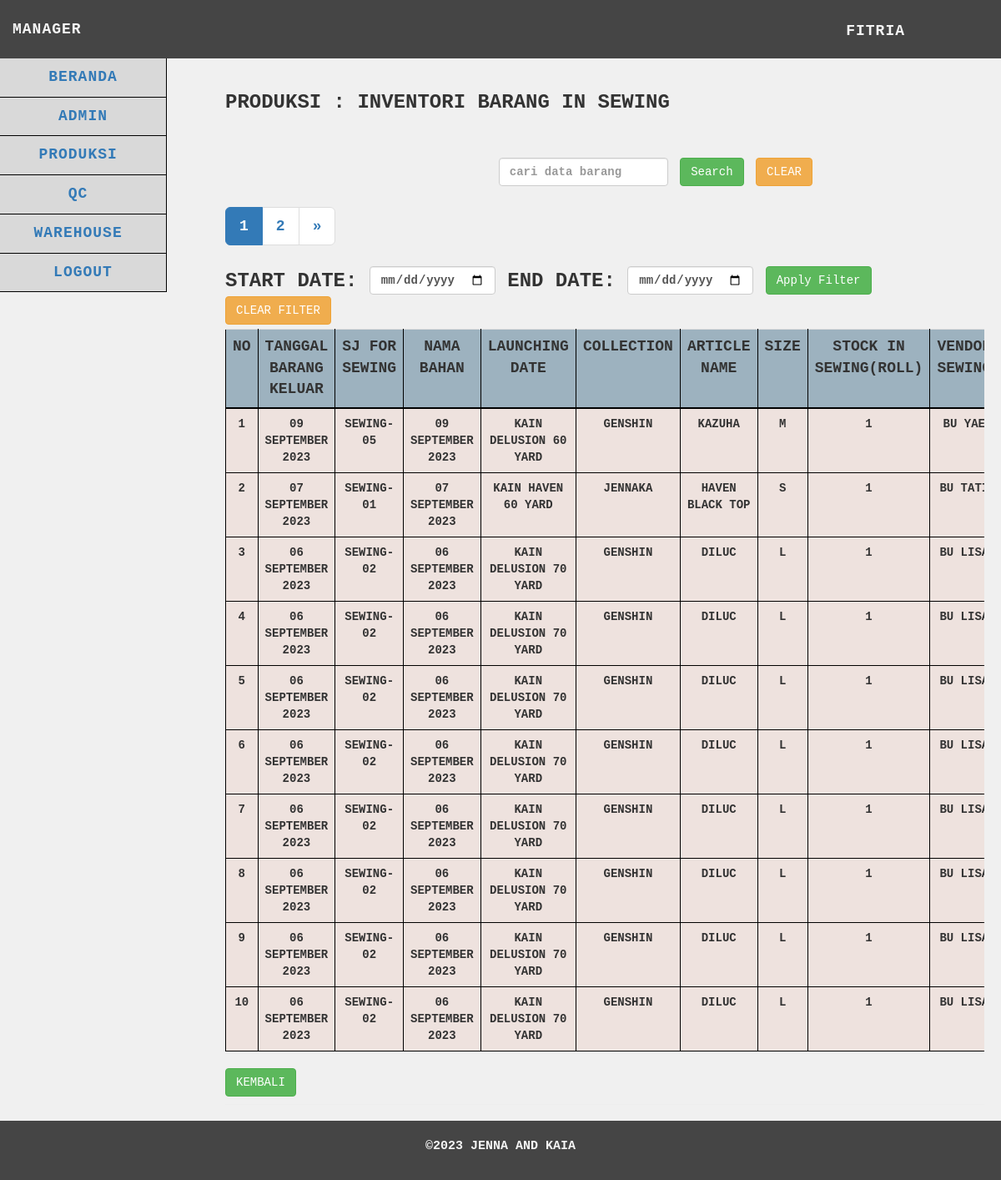
The app's page /manager/produksi/baranginsewing/baranginsewing.php (signed in), older data.
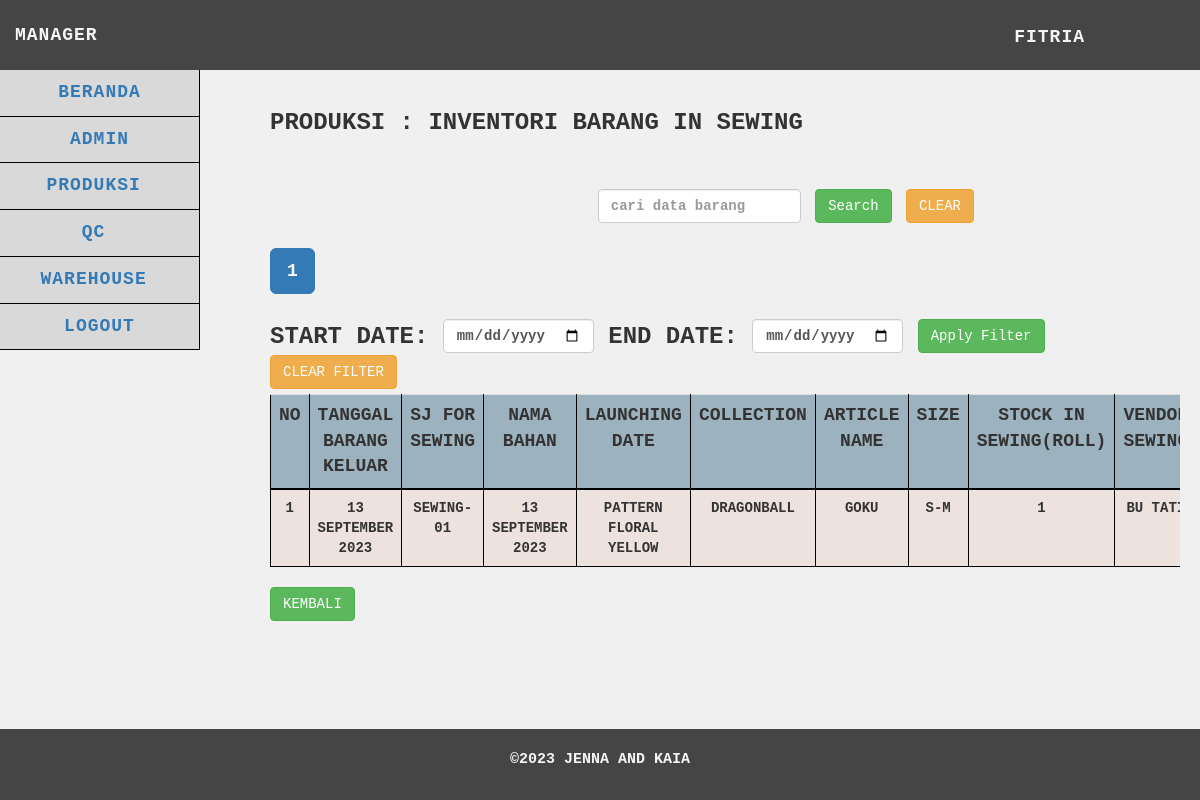
The same page, newer data.
### tables this page shows
CREATE TABLE `admin_manager` (
  `id` int(25) NOT NULL,
  `username` varchar(255) NOT NULL,
  `password` varchar(255) NOT NULL,
  `nama` varchar(255) NOT NULL,
  `telepon` varchar(255) NOT NULL,
  `foto` varchar(255) NOT NULL
);

CREATE TABLE `baranginsewing` (
  `idbarang_insewing` int(25) NOT NULL,
  `tgl_brg_keluar` date NOT NULL,
  `sj_for_vendor` varchar(255) NOT NULL,
  `nama` varchar(255) NOT NULL,
  `launching_date` date NOT NULL,
  `collection` varchar(255) NOT NULL,
  `article_name` varchar(255) NOT NULL,
  `size` varchar(15) NOT NULL,
  `inyard` int(255) NOT NULL,
  `stock_insewing` int(255) NOT NULL,
  `stock_hasilsewing` int(255) NOT NULL,
  `vendor_sewing` varchar(255) NOT NULL,
  `tgl_brg_masuk` date DEFAULT NULL,
  `sj_from_vendor` varchar(255) NOT NULL,
  `status` varchar(255) NOT NULL,
  `idbarang_baku` int(25) NOT NULL
);

### manager/produksi/baranginsewing/functions.php (called while the page is built, shortened)
<?php
$db = mysqli_connect("localhost", "root", "", "gudangjenna");
function query($query)
{
    global $db;
    $result = mysqli_query($db, $query);
    $rows = [];
    while ($row = mysqli_fetch_assoc($result)) {
        $rows[] = $row;
    }
    return $rows;
}
function getNama($username)
{
    global $db;
    $query = "SELECT nama FROM admin_manager WHERE username = '$username'";
    $result = mysqli_query($db, $query);
    if ($result && mysqli_num_rows($result) > 0) {
        $user = mysqli_fetch_assoc($result);
        return $user['nama'];
    } else {
        return "Nama Tidak Ditemukan";
    }
}
function formatDate($dateString)
{
    $timestamp = strtotime($dateString);
    return date('d F Y', $timestamp);
}

### manager/produksi/baranginsewing/baranginsewing.php (the view, shortened to what this page needs)
<?php
require 'functions.php';
$baranginsewing = query("SELECT * FROM baranginsewing");
$limit = 10;
$page = isset($_GET['page']) ? $_GET['page'] : 1;
$start = ($page - 1) * $limit;
$start_date = isset($_GET['start_date']) ? $_GET['start_date'] : '';
$end_date = isset($_GET['end_date']) ? $_GET['end_date'] : '';
$date_filter = '';
$search = isset($_GET['search']) ? $_GET['search'] : '';
$search_filter = '';
$query = "SELECT * FROM baranginsewing $date_filter $search_filter ORDER BY idbarang_insewing DESC LIMIT $start, $limit";
$baranginsewing = query($query);
$totalRecordsSearchDateFilter = count(query("SELECT * FROM baranginsewing $date_filter $search_filter"));
$totalPagesSearchDateFilter = ceil($totalRecordsSearchDateFilter / $limit);
?>
<!DOCTYPE html>
<html>
<head>
    <link href="../../../vendor/css/bootstrap/bootstrap.min.css" rel="stylesheet">
    <link href="../../../vendor/css/bootstrap/bootstrap.css" rel="stylesheet">
    <link href="../../../vendor/font-awesome/css/font-awesome.min.css" rel="stylesheet" type="text/css">
    <link href="../../../css/tabelmanager.css" rel="stylesheet">
</head>
<body>
    <nav class="navbar navbar-default navbar-static-top" role="navigation" style="margin-bottom: 0">
        <div class="navbar-header">
            <a class="navbar-brand">MANAGER</a>
        </div>
        <ul class="nav navbar-top-links navbar-right">
            <li class="dropdown">
                <a class="dropdown-toggle" data-toggle="dropdown"
                    href="../../logout.php"><?php echo getNama($_SESSION['usernamemg']); ?></i>
                </a>
            </li>
        </ul>
        <div class="navbar-default sidebar" role="navigation">
            <div class="sidebar-nav navbar-collapse">
                <ul class="nav" id="side-menu">
                    <li>
                        <a href="../../beranda.php">
                            BERANDA
                        </a>
                    </li>
                    <li>
                        <a href="../../admin/admin.php">
                            ADMIN
                        </a>
                    </li>
                    <li>
                        <a>
                            PRODUKSI <span class="fa arrow"></span>
                        </a>
                    </li>
                    <li>
                        <a>
                            QC <span class="fa arrow"></span>
                        </a>
                    </li>
                    <li>
                        <a>
                            WAREHOUSE <span class="fa arrow"></span>
                        </a>
                    </li>
                    <li>
                        <a href="../../logout.php" onclick="return confirm('yakin ingin logout?')">
                            Logout
                        </a>
                    </li>
                </ul>
            </div>
        </div>
    </nav>
    <div class="content">
        <div class="container-fluid">
            <h1 class="page-header">PRODUKSI : Inventori Barang In Sewing
                <br><br><br>
                <div class="row">
                    <div class="col-md-4">
                    </div>
                    <div class="col-md-6">
                        <form action="" method="GET" class="form-inline">
                            <input type="text" class="form-control mx-2" id="search" name="search"
                                value="<?php echo $_GET['search'] ?? ''; ?>" placeholder="cari data barang">
                            <button type="submit" class="btn btn-success">Search</button>
                            <a href="baranginsewing.php" class="btn btn-warning mx-2">Clear</a>
                        </form>
                    </div>
                </div>
                <div class="row" style="margin-top: 5px;">
                    <div class="col-md-6">
                        <div class="button-group" style="display: flex; align-items: center;">
                            <div class="pagination-container">
                                <ul class="pagination pagination-lg">
                                    <?php
                                    $startPage = max(1, $page - 1);
                                    $endPage = min($totalPagesSearchDateFilter, $startPage + 4);
                                        for ($p = $startPage; $p <= $endPage; $p++) :
                                     ?>
                                    <li class="<?php if ($p == $page) echo 'active'; ?>">
                                        <a
                                            href="?page=<?php echo $p; ?>&start_date=<?php echo $start_date; ?>&end_date=<?php echo $end_date; ?>&search=<?php echo $search; ?>">
                                            <?php echo $p; ?>
                                        </a>
                                    </li>
                                    <?php endfor; ?>
                                    <?php if ($page < $totalPagesSearchDateFilter) : ?>
                                    <li>
                                        <a href="?page=<?php echo ($page + 1); ?>&start_date=<?php echo $start_date; ?>&end_date=<?php echo $end_date; ?>&search=<?php echo $search; ?>"
                                            aria-label="Next">
                                            <span aria-hidden="true">&raquo;</span>
                                        </a>
                                    </li>
                                    <?php endif; ?>
                                </ul>
                            </div>
                        </div>
                    </div>
                </div>
                <div class="row" style="margin-top: 5px; margin-bottom: 5px">
                    <div class="col-md-12">
                        <form action="" method="GET" class="form-inline">
                            <label for="start_date">Start Date:</label>
                            <input type="date" class="form-control mx-2" id="start_date" name="start_date"
                                value="<?php echo $_GET['start_date'] ?? ''; ?>">
                            <label for="end_date">End Date:</label>
                            <input type="date" class="form-control mx-2" id="end_date" name="end_date"
                                value="<?php echo $_GET['end_date'] ?? ''; ?>">
                            <button type="submit" class="btn btn-success">Apply Filter</button>
                            <a href="baranginsewing.php" class="btn btn-warning mx-2">Clear Filter</a>
                        </form>
                    </div>
                </div>
                <div class="table-responsive">
                    <table id="data-table" class="table table-hover">
                        <tr>
                            <th scope="col">No</th>
                            <th scope="col">Tanggal Barang Keluar</th>
                            <th scope="col">SJ For Sewing</th>
                            <th scope="col">Nama Bahan</th>
                            <th scope="col">Launching Date</th>
                            <th scope="col">Collection</th>
                            <th scope="col">Article Name</th>
                            <th scope="col">Size</th>
                            <th scope="col">Stock In Sewing(ROLL)</th>
                            <th scope="col">Vendor Sewing</th>
                        </tr>
                        <?php $i = $start + 1; ?>
                        <?php foreach ($baranginsewing as $row) : ?>
                        <tr class="data-row">
                            <td><?= $i; ?></td>
                            <td><?= formatDate($row["tgl_brg_keluar"]); ?></td>
                            <td><?= $row["sj_for_vendor"]; ?></td>
                            <td><?= formatDate($row["launching_date"]); ?></td>
                            <td><?= $row["nama"]; ?></td>
                            <td><?= $row["collection"]; ?></td>
                            <td><?= $row["article_name"]; ?></td>
                            <td><?= $row["size"]; ?></td>
                            <td><?= $row["stock_insewing"]; ?></td>
                            <td><?= $row["vendor_sewing"]; ?></td>
                        </tr>
                        <?php $i++; ?>
                        <?php endforeach; ?>
                    </table>
                </div>
                <div>
                    <a href="../../beranda.php" class="btn btn-success">Kembali</a>
                </div>
        </div>
    </div>
    <footer>
        <p>©2023 Jenna and Kaia</p>
    </footer>
</body>
</html>

### css/tabelmanager.css (style rules this page uses)
body { font-family: 'Courier New', Courier, monospace; text-transform: uppercase; margin: 0; padding: 0; background-color: #F0F0F0; display: flex; flex-direction: column; min-height: 100vh; }
p { font-size: 15px; }
h1 { text-transform: uppercase; font-weight: 500; }
.page-header { font-weight: bold; font-size: 24px; }
.navbar { background-color: #454545; font-size: large; letter-spacing: 1px; font-weight: 700; font-family: 'Courier New', Courier, monospace; text-transform: uppercase; border: none; height: 70px; position: fixed; top: 0; width: 100%; z-index: 99; }
.navbar-header .navbar-brand { color: whitesmoke; margin-top: 10px; }
.dropdown { background-color: #454545; width: 100%; }
.dropdown-toggle { color: whitesmoke; margin-top: 10px; }
.navbar-top-links { margin-right: 0; }
.navbar-top-links li { display: inline-block; }
.navbar-top-links li:last-child { margin-right: 100px; }
.navbar-top-links li a { padding: 15px; min-height: 50px; }
.sidebar { background-color: #D9D9D9; text-align: center; }
.sidebar .sidebar-nav.navbar-collapse { padding-left: 0; padding-right: 0; }
.sidebar ul li { border-bottom: 1px solid black; border-right: 1px solid black; }
@media (min-width: 768px) { .sidebar { z-index: 1; position: absolute; width: 200px; margin-top: 70px; } }
@media (min-width: 768px) { .navbar-top-links { margin-left: auto; } }
.content { padding-top: 50px; padding-bottom: 50px; flex: 1; }
.container-fluid { padding: 20px; }
.table { border-collapse: collapse; width: 100%; }
.table th { background-color: #9DB2BF; border: 1px solid black; text-align: center; border-bottom: 2px solid black; font-size: 18px; }
.table td { background-color: #EEE2DE; border: 1px solid black; text-align: center; font-size: 14px; }
@media (min-width: 768px) { .content { margin-left: 250px; } }
footer { text-transform: uppercase; padding: 20px; color: whitesmoke; background-color: #454545; text-align: center; font-weight: bold; position: fixed; bottom: 0; left: 0; width: 100%; }
footer p { text-align: center; }
.pagination-container { display: flex; justify-content: center; align-items: center; }

Row changes from the older to the newer data that the page shows:
removed baranginsewing: tgl_brg_keluar "09 SEPTEMBER 2023", sj_for_vendor "SEWING-05", launching_date "09 SEPTEMBER 2023", nama "KAIN DELUSION 60 YARD", collection "GENSHIN", article_name "KAZUHA", size "M", stock_insewing "1", vendor_sewing "BU YAE"
removed baranginsewing: tgl_brg_keluar "07 SEPTEMBER 2023", sj_for_vendor "SEWING-01", launching_date "07 SEPTEMBER 2023", nama "KAIN HAVEN 60 YARD", collection "JENNAKA", article_name "HAVEN BLACK TOP", size "S", stock_insewing "1", vendor_sewing "BU…"
removed baranginsewing: tgl_brg_keluar "06 SEPTEMBER 2023", sj_for_vendor "SEWING-02", launching_date "06 SEPTEMBER 2023", nama "KAIN DELUSION 70 YARD", collection "GENSHIN", article_name "DILUC", size "L", stock_insewing "1", vendor_sewing "BU…"
removed baranginsewing: tgl_brg_keluar "06 SEPTEMBER 2023", sj_for_vendor "SEWING-02", launching_date "06 SEPTEMBER 2023", nama "KAIN DELUSION 70 YARD", collection "GENSHIN", article_name "DILUC", size "L", stock_insewing "1", vendor_sewing "BU…"
removed baranginsewing: tgl_brg_keluar "06 SEPTEMBER 2023", sj_for_vendor "SEWING-02", launching_date "06 SEPTEMBER 2023", nama "KAIN DELUSION 70 YARD", collection "GENSHIN", article_name "DILUC", size "L", stock_insewing "1", vendor_sewing "BU…"
removed baranginsewing: tgl_brg_keluar "06 SEPTEMBER 2023", sj_for_vendor "SEWING-02", launching_date "06 SEPTEMBER 2023", nama "KAIN DELUSION 70 YARD", collection "GENSHIN", article_name "DILUC", size "L", stock_insewing "1", vendor_sewing "BU…"
removed baranginsewing: tgl_brg_keluar "06 SEPTEMBER 2023", sj_for_vendor "SEWING-02", launching_date "06 SEPTEMBER 2023", nama "KAIN DELUSION 70 YARD", collection "GENSHIN", article_name "DILUC", size "L", stock_insewing "1", vendor_sewing "BU…"
removed baranginsewing: tgl_brg_keluar "06 SEPTEMBER 2023", sj_for_vendor "SEWING-02", launching_date "06 SEPTEMBER 2023", nama "KAIN DELUSION 70 YARD", collection "GENSHIN", article_name "DILUC", size "L", stock_insewing "1", vendor_sewing "BU…"
removed baranginsewing: tgl_brg_keluar "06 SEPTEMBER 2023", sj_for_vendor "SEWING-02", launching_date "06 SEPTEMBER 2023", nama "KAIN DELUSION 70 YARD", collection "GENSHIN", article_name "DILUC", size "L", stock_insewing "1", vendor_sewing "BU…"
removed baranginsewing: tgl_brg_keluar "06 SEPTEMBER 2023", sj_for_vendor "SEWING-02", launching_date "06 SEPTEMBER 2023", nama "KAIN DELUSION 70 YARD", collection "GENSHIN", article_name "DILUC", size "L", stock_insewing "1", vendor_sewing "BU…"
added baranginsewing: tgl_brg_keluar "13 SEPTEMBER 2023", sj_for_vendor "SEWING-01", launching_date "13 SEPTEMBER 2023", nama "PATTERN FLORAL YELLOW", collection "DRAGONBALL", article_name "GOKU", size "S-M", stock_insewing "1", vendor_sewing "BU…"
Text that changed along with them:
list line gone: "2"
